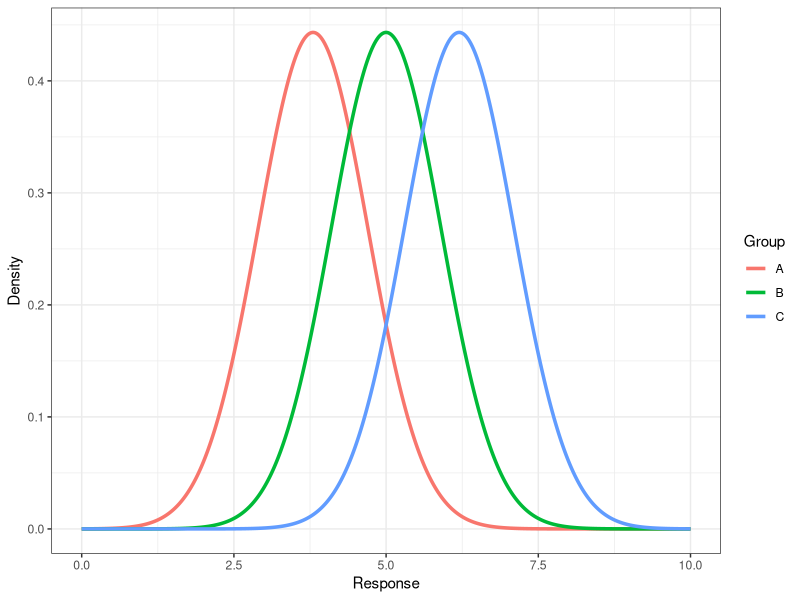
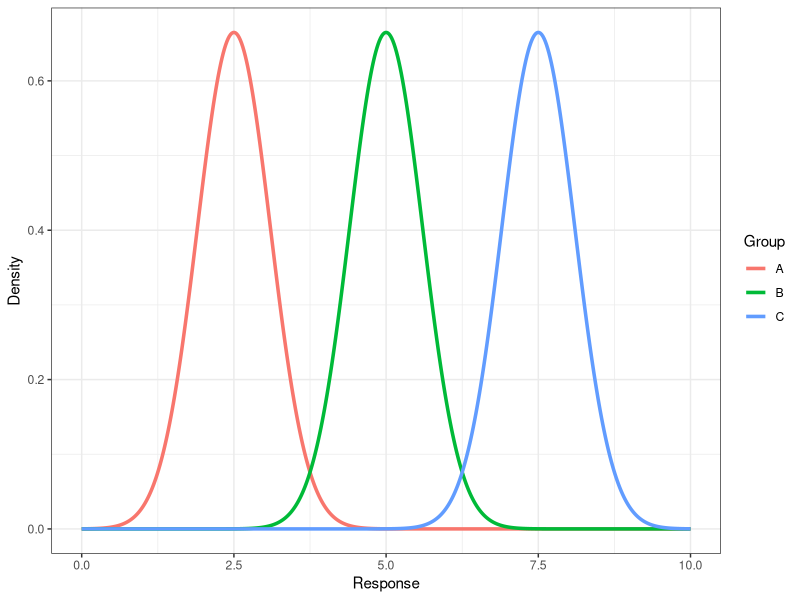
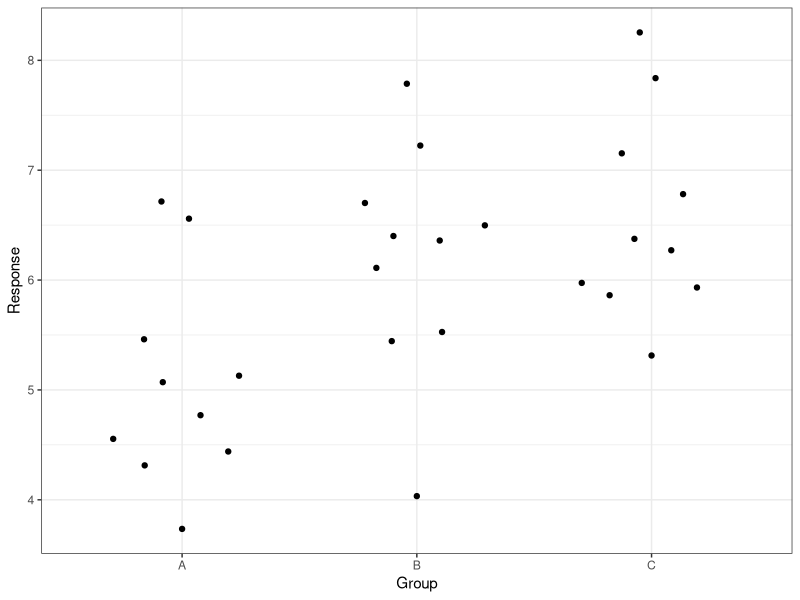

The R script that drew these images, in order:
## ---- chunk 1
library(tidyverse)
library(ggbeeswarm)
## ---- chunk 2
#| fig-width: 7
#| fig-height: 3
#| fig-cap: "ANOVA compares the separation between group means to the variation within groups."
#| fig-subcap:
#|   - "Large within-group variation compared to between-group variation."
#|   - "Small within-group variation compared to between-group variation."
x <- seq(0, 10, length.out = 500)
df1 <- bind_rows(
  data.frame(x = x, y = dnorm(x, mean = 3.8, sd = 0.9), group = "A"),
  data.frame(x = x, y = dnorm(x, mean = 5, sd = 0.9), group = "B"),
  data.frame(x = x, y = dnorm(x, mean = 6.2, sd = 0.9), group = "C"))
df2 <- bind_rows(
  data.frame(x = x, y = dnorm(x, mean = 2.5, sd = 0.6), group = "A"),
  data.frame(x = x, y = dnorm(x, mean = 5.0, sd = 0.6), group = "B"),
  data.frame(x = x, y = dnorm(x, mean = 7.5, sd = 0.6), group = "C"))

df1 |> ggplot(aes(x = x, y = y, color = group)) +
  geom_line(linewidth = 1.2) +
  theme_bw() +
  labs(x = "Response", y = "Density", color = "Group")
df2 |> ggplot(aes(x = x, y = y, color = group)) +
  geom_line(linewidth = 1.2) +
  theme_bw() +
  labs(x = "Response", y = "Density", color = "Group")
## ---- chunk 3
set.seed(123)
df <- data.frame(
  group = factor(rep(c("A", "B", "C"), each = 10)),
  response = c(rnorm(10, mean = 5, sd = 1), rnorm(10, mean = 6, sd = 1), rnorm(10, mean = 7, sd = 1))
)
df |> ggplot(aes(x = group, y = response)) + geom_quasirandom() + theme_bw() + xlab("Group") + ylab("Response")
fit <- aov(response ~ group, data = df)
summary(fit)
TukeyHSD(fit)
## ---- chunk 4
kruskal.test(response ~ group, data = df)
